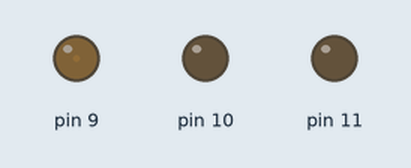
This sketch was run on a simulated Arduino Leonardo, built with avr-gcc and run on an emulated ATmega32U4. Parts: output pins drawn as LEDs (lit = HIGH). What the sketch prints to the serial monitor is not drawn.

Above: at 0.35 s.
At 7.1 s:
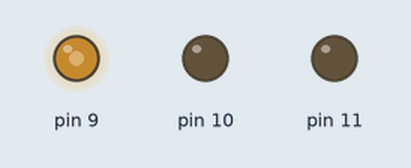
At 10.5 s:
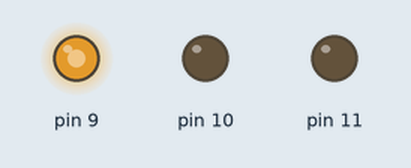
At 13.9 s:
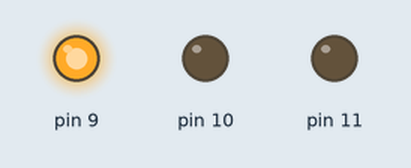
Timing chart, 0 to 18.0 s (numbered marks = the images above):
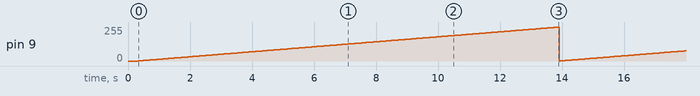

Measured:
- by itself, pin 9: ramps from 0/255 to 255/255 and jumps back, once every 13.6 s

The sketch:

CV.ino
```cpp
//RACS - Simple 16-bit Arduino CV Example
//Uses atmega32u4 timer 1
//ATMEGA32u4 ONLY
#define LED 13

// change the pwm duty cycle as needed (0 - 2^16)
int pwm = 0;
int timer = 10;

void setup(){
 // TCCR1 speed
  DDRB |= (1<<7) | (1<<6) | (1<<5);
  TCCR1A = 0xAA;
  TCCR1B = 0x19;

 // For 16-bit resolution, we need to program ICR1 with
 // 0xFFFF. - a 16-bit register. 0xFFF gives 12-bit, etc.
  ICR1 = 0xFFFF;

  OCR1A = pwm; //CV output Timer: 1 Channel: A - Pin 9 on Leonardo/Micro

  //Flash LED on successful setup
  digitalWrite(LED, HIGH);
  delay(300);
  digitalWrite(LED, LOW);
}

void loop(){
  //Example loop through duty cycle in 16-bits
  //Will ascend from 0-5V
  //Change to sequence/MIDI/whatever for specific notes
  for(int i = 0; i < 2^16; i+=50){
    pwm = i;
    OCR1A = pwm;
    delay(timer);
    Serial.println(i);
  }
}
```
